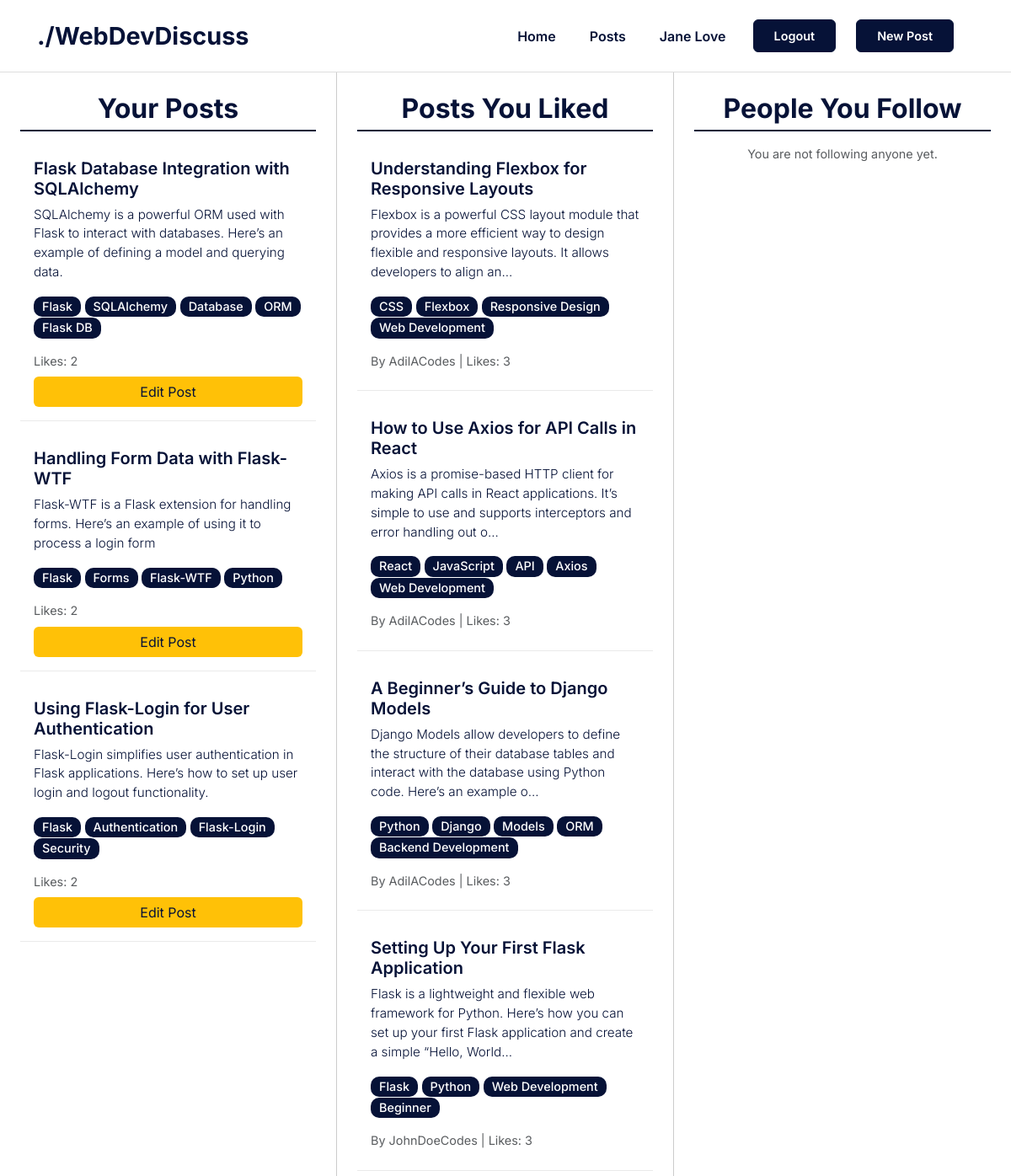
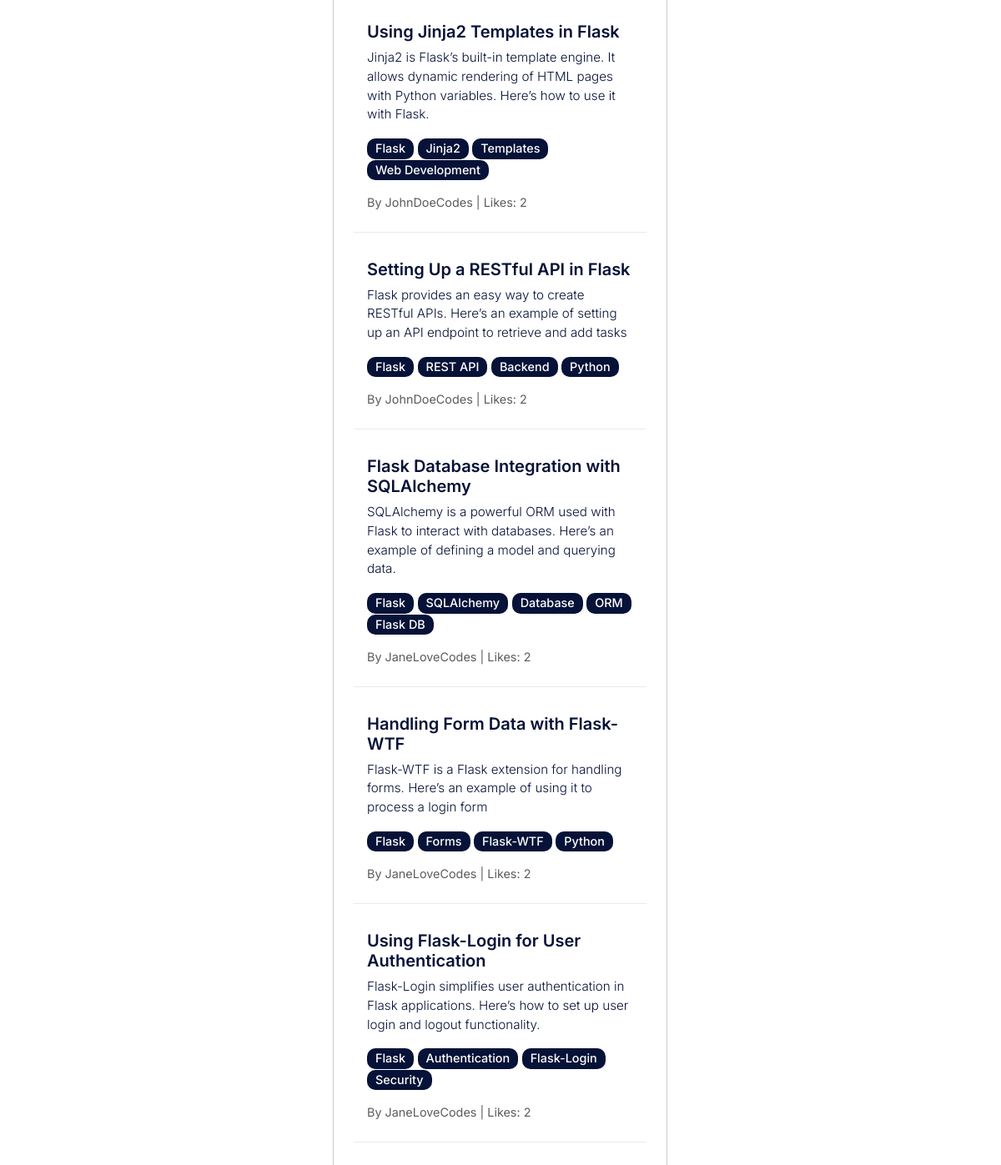
The app's page /user_post (signed in) with its own data (2 pictures, top to bottom).
### app/models.py (models this page shows, shortened)
class User(db.Model, UserMixin):
    id = db.Column(db.Integer, primary_key=True)
    firstname = db.Column(db.String(50), nullable=False)
    lastname = db.Column(db.String(50), nullable=False)
    email = db.Column(db.String(120), unique=True, nullable=False)
    username = db.Column(db.String(80), unique=True, nullable=False)
    password_hash = db.Column(db.String(128), nullable=False)
    created_at = db.Column(db.DateTime, default=datetime.utcnow)
    comments = db.relationship('Comment', backref='author', lazy='dynamic')
    liked_posts = db.relationship(
        'Post', secondary=likes, backref=db.backref('liked_by', lazy='dynamic'), lazy='dynamic'
    )
    followed = db.relationship(
        'User', secondary=friends,
        primaryjoin=(friends.c.follower_id == id),
        secondaryjoin=(friends.c.followed_id == id),
        backref=db.backref('followers', lazy='dynamic'),
        lazy='dynamic'
    )

class Post(db.Model):
    id = db.Column(db.Integer, primary_key=True)
    title = db.Column(db.String(200), nullable=False)
    body = db.Column(db.Text, nullable=False)
    slug = db.Column(db.String(200), unique=True, nullable=False)
    code_snippet = db.Column(db.Text, nullable=True)
    likes = db.Column(db.Integer, default=0)
    shares = db.Column(db.Integer, default=0)
    comments_count = db.Column(db.Integer, default=0)
    tags = db.Column(db.String(200), nullable=True)
    created_at = db.Column(db.DateTime, default=datetime.utcnow)
    user_id = db.Column(db.Integer, db.ForeignKey('user.id'), nullable=False)
    comments = db.relationship('Comment', backref='post', lazy='dynamic', cascade="all, delete-orphan")
    user = db.relationship('User', backref='posts')

### app/views.py (the view)
@app.route('/user_post', methods=['GET'])
@login_required
def user_dashboard():
    user = current_user
    user_posts = user.posts
    liked_posts = user.liked_posts.all()
    followed_users = user.followed.all()
    return render_template(
        'user_post.html',
        user=user,
        user_posts=user_posts,
        liked_posts=liked_posts,
    )

### app/__init__.py (called while the page is built)
@login_manager.user_loader
def load_user(user_id):
    return User.query.get(int(user_id))

### app/templates/user_post.html (shortened to what this page needs)
{% extends "base.html" %}
{% block content %}
<div class="container-fluid h-100">
    <div class="row h-100">
        <div class="col-md-4 col-12 border-right p-4 mb-3 mb-md-0">
            <h2 class="mb-3 text-center">Your Posts</h2>
            <div class="posts-container">
                {% for post in user.posts %}
                <div class="card mb-3">
                    <div class="card-body">
                        <h5 class="card-title">{{ post.title }}</h5>
                        <p class="card-text">{{ post.body[:150] }}{% if post.body|length > 150 %}...{% endif %}</p>
                        <div class="mb-3">
                            {% for tag in post.tags.split(",") %}
                            <span class="badge tag">{{ tag.strip() }}</span>
                            {% endfor %}
                        </div>
                        <p class="text-muted mb-2">Likes: {{ post.likes }}</p>
                        <button class="btn btn-warning w-100" onclick="window.location.href='/editpost/{{ post.id }}';">Edit Post</button>
                    </div>
                </div>
                {% else %}
                <p class="text-muted">You have not created any posts yet.</p>
                {% endfor %}
            </div>
        </div>
        <div class="col-md-4 col-12 border-right p-4 mb-3 mb-md-0">
            <h2 class="mb-3 text-center">Posts You Liked</h2>
            <div class="posts-container">
                {% for post in user.liked_posts %}
                <div class="card mb-3">
                    <div class="card-body">
                        <h5 class="card-title">{{ post.title }}</h5>
                        <p class="card-text">{{ post.body[:150] }}{% if post.body|length > 150 %}...{% endif %}</p>
                        <div class="mb-3">
                            {% for tag in post.tags.split(",") %}
                            <span class="badge tag">{{ tag.strip() }}</span>
                            {% endfor %}
                        </div>
                        <p class="text-muted mb-2">By {{ post.user.username }} | Likes: {{ post.likes }}</p>
                    </div>
                </div>
                {% else %}
                <p class="text-muted">You have not liked any posts yet.</p>
                {% endfor %}
            </div>
        </div>
        <div class="col-md-4 col-12 p-4">
            <h2 class="mb-3 text-center">People You Follow</h2>
            <ul class="list-group posts-container">
                {% for friend in user.followed %}
                <li class="list-group-item d-flex justify-content-between align-items-center">
                    <p class="my-2">{{ friend.username }}</p>
                    <button class="unfollow" data-user-id="{{ friend.id }}">Unfollow</button>
                </li>
                {% else %}
                <p class="text-muted text-center">You are not following anyone yet.</p>
                {% endfor %}
            </ul>
        </div>
    </div>
</div>
{% block styles %}
<link rel="stylesheet" href="{{ url_for('static', filename='css/user_post.css') }}">
{% endblock %}
{% endblock %}

### app/templates/base.html (shortened to what this page needs)
<!DOCTYPE html>
<html lang="en">
<head>
    <link href="https://cdn.jsdelivr.net/npm/bootstrap@5.3.0-alpha3/dist/css/bootstrap.min.css" rel="stylesheet">
    <link rel="stylesheet" href="{{ url_for('static', filename='css/base.css') }}">
    {% block styles %}{% endblock %}
</head>
<body>
    <nav class="navbar navbar-expand-lg">
        <div class="container-fluid">
            <a class="navbar-brand" href="#">./WebDevDiscuss</a>
            <div class="collapse navbar-collapse" id="navbarNav">
                <ul class="navbar-nav ms-auto align-items-center">
                    <li class="nav-item">
                        <a class="nav-link" href="/main">Home</a>
                    </li>
                    <li class="nav-item">
                        <a class="nav-link" href="/user_post">Posts</a>
                    </li>
                    {% if current_user.is_authenticated %}
                    <li class="nav-item">
                        <a class="nav-link" href="/account"> {{ current_user.firstname }} {{ current_user.lastname }}</a>
                    </li>
                    <li class="nav-item">
                        <button id="logout-btn" class="btn btn-primary" onclick="logoutUser()">Logout</button>
                    </li>
                    {% else %}
                    <li class="nav-item">
                        <a class="btn btn-primary" href="/signup">Login</a>
                    </li>
                    {% endif %}
                    <li class="nav-item">
                        <a class="btn btn-primary" href="/addpost">New Post</a>
                    </li>
                </ul>
            </div>
        </div>
    </nav>
    <div >
        {% block content %}
        {% endblock %}
    </div>
</body>
</html>

### app/static/css/base.css (style rules this page uses)
body { font-family: 'Inter', sans-serif; color: #061237; overflow: hidden; }
* { scrollbar-width: none; -ms-overflow-style: none; }
.navbar { background-color: #ffffff; padding: 1rem 2rem; width: 100%; border-bottom: 1px solid #ddd; }
.navbar-brand { font-family: "Inter", Courier, monospace; font-size: 1.8rem; font-weight: bold; color: #061237 !important; }
.nav-link { font-size: 1rem; font-weight: 600; margin-right: 1.5rem; color: #061237 !important; transition: color 0.3s ease-in-out, transform 0.3s ease-in-out; }
.btn-primary { background-color: #061237; border-color: #061237; font-size: 0.9rem; padding: 0.5rem 1.5rem; color: #ffffff; font-weight: 600; transition: background-color 0.3s ease-in-out, transform 0.3s ease-in-out; margin-right: 1.5rem; }

### app/static/css/user_post.css (style rules this page uses)
body, html { height: 100%; margin: 0; overflow: hidden; }
.container-fluid { height: 100%; }
.border-right { border-right: 1px solid #ccc; }
.card { background-color: #ffffff; border: none; border-bottom: 1px solid #eaeaea; border-radius: 0; box-shadow: none; transition: transform 0.2s ease-in-out; }
.card-title { color: #061237; font-size: 1.25rem; font-weight: 600; }
.card-text { font-size: 0.95rem; line-height: 1.5; color: #061237; font-weight: 300; }
.badge.tag { background-color: #061237; color: #ffffff; font-size: 0.9rem; border-radius: 10px; padding: 5px 10px; font-weight: 500; }
h2 { font-weight: 700; border-bottom: 2px solid #061237; padding-bottom: 5px; margin-bottom: 20px; }
.btn-warning { background-color: #ffc107; border: none; color: #061237; }
.text-muted { color: #6c757d; font-size: 0.9rem; }
.posts-container { overflow-y: auto; height: calc(100vh - 200px); }

### records on screen
User: firstname "Jane", lastname "Love"
Post: title "Flask Database Integration with SQLAlchemy", body "SQLAlchemy is a powerful ORM used with Flask to interact with databases. Here’s an example of defining a model and querying data.", strip "Flask" "SQLAlchemy" "Database" "ORM" "Flask DB", likes "2", strip "Flask" "SQLAlchemy" "Database" "ORM" "Flask DB", user.username "JaneLoveCodes"
Post: title "Handling Form Data with Flask-WTF", body "Flask-WTF is a Flask extension for handling forms. Here’s an example of using it to process a login form", strip "Flask" "Forms" "Flask-WTF" "Python", likes "2", strip "Flask" "Forms" "Flask-WTF" "Python", user.username "JaneLoveCodes"
Post: title "Using Flask-Login for User Authentication", body "Flask-Login simplifies user authentication in Flask applications. Here’s how to set up user login and logout functionality.", strip "Flask" "Authentication" "Flask-Login" "Security", likes "2", strip "Flask" "Authentication" "Flask-Login" "Security", user.username "JaneLoveCodes"
Post: title "Understanding Flexbox for Responsive Layouts", body "Flexbox is a powerful CSS layout module that provides a more efficient way to design flexible and responsive layouts. It allows developers to align an", strip "CSS" "Flexbox" "Responsive Design" "Web Development", user.username "AdilACodes", likes "3"
Post: title "How to Use Axios for API Calls in React", body "Axios is a promise-based HTTP client for making API calls in React applications. It’s simple to use and supports interceptors and error handling out o", strip "React" "JavaScript" "API" "Axios" "Web Development", user.username "AdilACodes", likes "3"
Post: title "A Beginner’s Guide to Django Models", body "Django Models allow developers to define the structure of their database tables and interact with the database using Python code. Here’s an example o", strip "Python" "Django" "Models" "ORM" "Backend Development", user.username "AdilACodes", likes "3"
Post: title "Setting Up Your First Flask Application", body "Flask is a lightweight and flexible web framework for Python. Here’s how you can set up your first Flask application and create a simple “Hello, World", strip "Flask" "Python" "Web Development" "Beginner", user.username "JohnDoeCodes", likes "3"
Post: title "Using Jinja2 Templates in Flask", body "Jinja2 is Flask’s built-in template engine. It allows dynamic rendering of HTML pages with Python variables. Here’s how to use it with Flask.", strip "Flask" "Jinja2" "Templates" "Web Development", user.username "JohnDoeCodes", likes "2"
Post: title "Setting Up a RESTful API in Flask", body "Flask provides an easy way to create RESTful APIs. Here’s an example of setting up an API endpoint to retrieve and add tasks", strip "Flask" "REST API" "Backend" "Python", user.username "JohnDoeCodes", likes "2"
